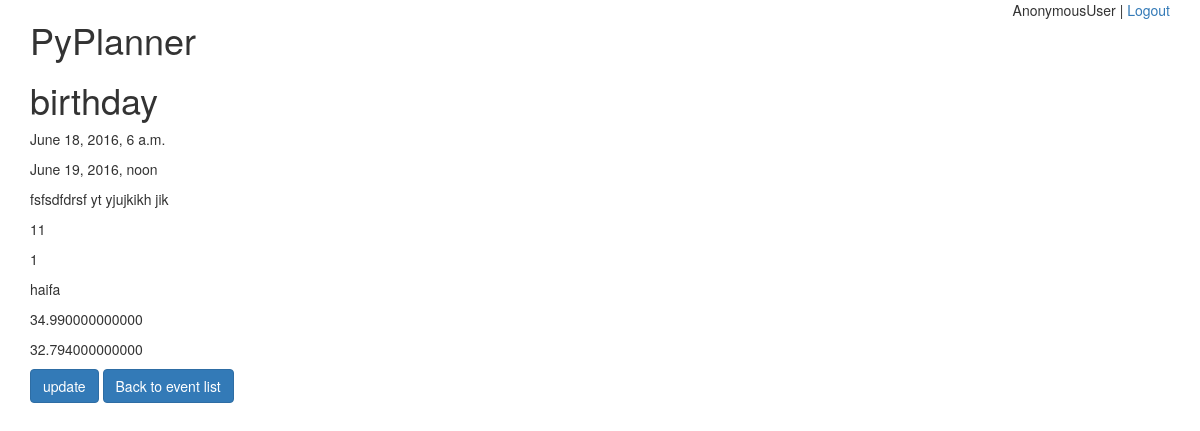
Page /details/1 on the earlier database version.
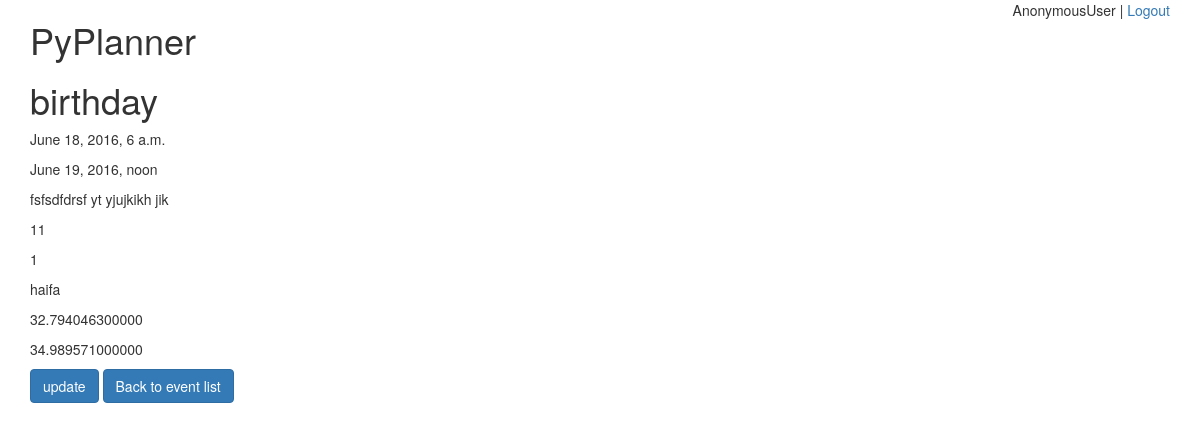
Same page on the later database version.
### events/models.py (models this page shows, shortened)
class Event(models.Model):
    choices = ((1, 'open'), (2, 'cancelled'), (3, 'postponed'), (4, 'closed'))
    title = models.CharField(max_length=50)
    start = models.DateTimeField()
    end = models.DateTimeField()
    description = models.CharField(max_length=300, null=True, blank=True)
    price = models.PositiveIntegerField(null=True, blank=True)
    status = models.IntegerField(choices=choices, default=1)
    location = models.CharField(max_length=50, null=True, blank=True, default="tel aviv")
    longitude = models.DecimalField(max_digits=16, decimal_places=12, null=True, blank=True)
    latitude = models.DecimalField(max_digits=16, decimal_places=12, null=True, blank=True)
    host = models.ForeignKey(auth.models.User)

### events/views.py (the view)
# urls.py: url(r'^details/(?P<pk>\d+)$', views.DetialsEventView.as_view(), name="details"),
class DetialsEventView(DetailView):
    page_title = "event's Details"
    model = models.Event
    success_url = reverse_lazy('events:update')
    def get_context_data(self, **kwargs):
        context = super(DetialsEventView, self).get_context_data(**kwargs)
        return context

### events/templates/events/event_detail.html (shortened to what this page needs)
{% extends "base.html" %}
{% load bootstrap3 %}
{% block content %}
    <h1>{{ object.title }}</h1>
    <p>{{ object.start }}       </p>
    <p>{{ object.end }}         </p>
    <p>{{ object.description }} </p>
    <p>{{ object.price }}       </p>
    <p>{{ object.status }}      </p>
    <p>{{ object.location }}    </p>
    <p>{{ object.latitude }}    </p>
    <p>{{ object.longitude }}   </p>
    <button type="submit" class="btn btn-primary" href="{% url 'events:update' object.pk %}">
        update {% bootstrap_icon "pencil" %}
    </button>
    <button type="button" class="btn btn-primary" id="home" href="{% url 'events:home' %}">
        Back to event list
    </button>
{% endblock %}

### events/templates/base.html (shortened to what this page needs)
{% load staticfiles %}
<!DOCTYPE html>
<html>
<head>
    <link href="{% static "bootstrap/css/bootstrap.css" %}" rel="stylesheet">
</head>
<body>
<div class="container">
    <div style="float:right">
        {{ user }}
        |
        <a href="{% url 'logout' %}">Logout</a>
    </div>
    <h1>
        PyPlanner
    </h1>
    <div>
        {% block content %}{% endblock %}
    </div>
</div>
</body>
</html>

Differences in the rows shown:
changed Event "birthday": latitude "34.990000000000" → "32.794046300000"; longitude "32.794000000000" → "34.989571000000"
